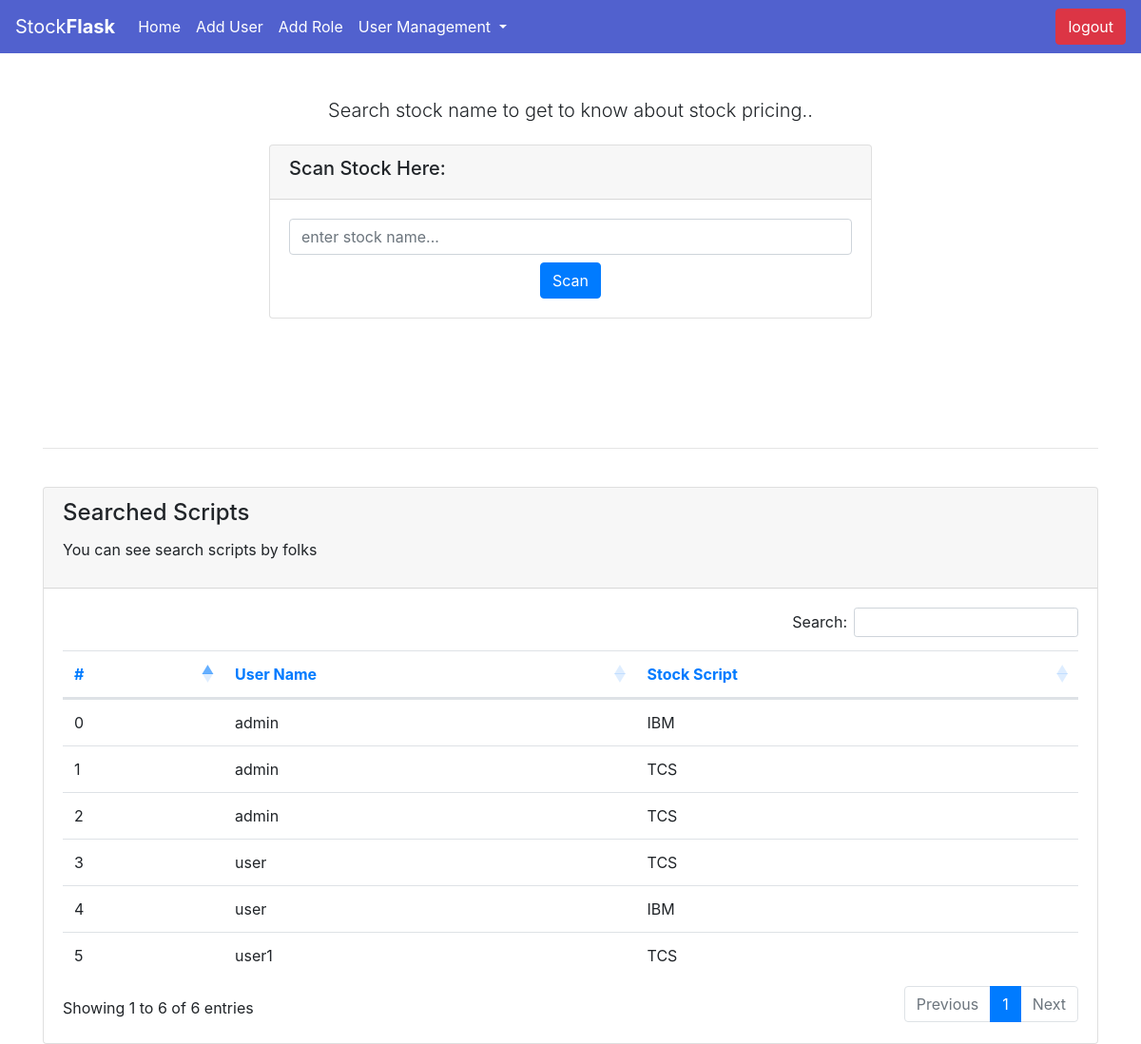
Screenshot of / (signed in) with the database file from the repository.
### app.py (models this page shows, shortened)
class User(UserMixin, db.Model):
    id = db.Column(db.Integer, primary_key=True)
    username = db.Column(db.String(15), unique=True)
    email = db.Column(db.String(15), unique=True)
    password = db.Column(db.String(80))
    is_admin = db.Column(db.Boolean())
    is_active = db.Column(db.Boolean())
    roles = db.relationship('Roles', secondary=roles_users,
                            backref='user', lazy='dynamic')
    script = db.relationship('SearchedScripts', backref='scripts', lazy='dynamic')

class SearchedScripts(db.Model):
    id = db.Column(db.Integer(), primary_key=True)
    user_id = db.Column(db.String(100), db.ForeignKey('user.id'), nullable=False)
    script_name = db.Column(db.String(100))
    graph_plot = db.Column(db.String(100))

### app.py (the view, shortened to what this page needs)
@app.route('/')
@login_required
def home():
    file_path = ''
    q = request.args.get('q', None)
    show_plot = False
    error = ''
    search_scripts = SearchedScripts.query.all()
    return render_template('home.html', user=current_user, show_plot=show_plot, q=q, graph=file_path, error=error, scripts=search_scripts, l=len(search_scripts))

### app.py (called while the page is built)
@login_manager.user_loader
def load_user(user_id):
    return User.query.get(int(user_id))

@app.context_processor
def utility_processor():
    def return_user_name(id):
        user = User.query.get(int(id))
        return user.username
    return dict(return_user_name=return_user_name)

### templates/home.html (shortened to what this page needs)
{% extends 'base.html'%}
{% block content %}
<div class="container">
  <div class="row mb-5">
    <div class="col-lg-8 mx-auto">
      <div class="bg-white p-5 rounded shadow">
     <h5 class="font-weight-light mb-4 text-center">Search stock name to get to know about stock pricing..</h5>
<div class="card">
    <div class="card-header">
                <h5>Scan Stock Here: </h5>
    </div>
      <div class="card-body">
          <form action="" method="GET">
              <div>
                  <input class="form-control" type="search" name="q" placeholder="enter stock name...">
              </div>
              <div class="text-center">
        <button type="submit" class="btn btn-primary mt-2">Scan</button>
        </div>
          </form>
      </div>
    </div>
            </div>
      </div>
    </div>
          <hr>
              <div class="card">
                <div class="card-header card-header-warning">
                  <h4 class="card-title ">Searched Scripts</h4>
                  <p class="card-category">You can see search scripts by folks</p>
                </div>
                <div class="card-body">
                  <div class="table-responsive">
                    <table id="example" class="table">
                      <thead class=" text-primary">
                 <th>#</th>
                <th>User Name</th>
                <th>Stock Script</th>
                      </thead>
                      <tbody>
             {% for i in range(0, l) %}
             <tr>
                <td>{{i}}</td>
         <td>{{return_user_name(scripts[i].user_id)}}</td>
                 <td>{{scripts[i].script_name}}</td>
            </tr>
             {% endfor %}
             </tbody>
                    </table>
                  </div>
                </div>
              </div>
  </div>
{% endblock content %}

### templates/base.html (shortened to what this page needs)
<!doctype html>
<html lang="en">
  <head>
    <link rel="stylesheet" href="https://maxcdn.bootstrapcdn.com/bootstrap/4.0.0/css/bootstrap.min.css">
<link rel="stylesheet" href="https://cdn.datatables.net/1.10.19/css/dataTables.bootstrap4.min.css">
	<link rel="stylesheet" href="https://cdn.datatables.net/buttons/1.5.2/css/buttons.bootstrap4.min.css">
	<link rel="stylesheet" href="https://cdn.datatables.net/responsive/2.2.3/css/responsive.bootstrap4.min.css">
  </head>
  <body>
<nav class="navbar navbar-expand-lg navbar-mainbg">
  <a class="navbar-brand" style="color:white;" href="{{url_for('home')}}">Stock<b>Flask</b></a>
  <div class="collapse navbar-collapse" id="navbarSupportedContent">
    <ul class="navbar-nav mr-auto">
      <li class="nav-item active">
        <a class="nav-link" style="color:white;" href="{{url_for('home')}}">Home <span class="sr-only">(current)</span></a>
      </li>
      {% if user.is_admin %}
      <li class="nav-item">
        <a class="nav-link" style="color:white;" href="{{url_for('add_user')}}">Add User</a>
      </li>
          <li class="nav-item">
        <a class="nav-link" style="color:white;" href="{{url_for('add_role')}}">Add Role</a>
      </li>
      <li class="nav-item dropdown">
        <a style="color:white;" class="nav-link dropdown-toggle" href="#" id="navbarDropdown" role="button" data-toggle="dropdown" aria-haspopup="true" aria-expanded="false">
          User Management
        </a>
      </li>
            {% endif %}
    </ul>
    {% if user.is_authenticated %}
      <a class="btn btn-danger my-2 my-sm-0" href="{{url_for('logout')}}">logout</a>
    {% else %}
      <a class="btn btn-warning my-2 my-sm-0" href="{{url_for('login')}}">Login</a>
    {% endif %}
  </div>
</nav>
  {% block content %}
    {% endblock content %}
  </body>
</html>

### templates/base.html (style rules this page uses)
.navbar-mainbg { background-color: #5161ce; }

### rows the page displays
User: username "admin" "admin" "admin"
SearchedScripts: script_name "IBM"
SearchedScripts: script_name "TCS"
SearchedScripts: script_name "TCS"
User: username "user" "user"
SearchedScripts: script_name "TCS"
SearchedScripts: script_name "IBM"
User: username "user1"
SearchedScripts: script_name "TCS"

### other values shown
{{ i }} "0" "1" "2" "3" "4" "5"
